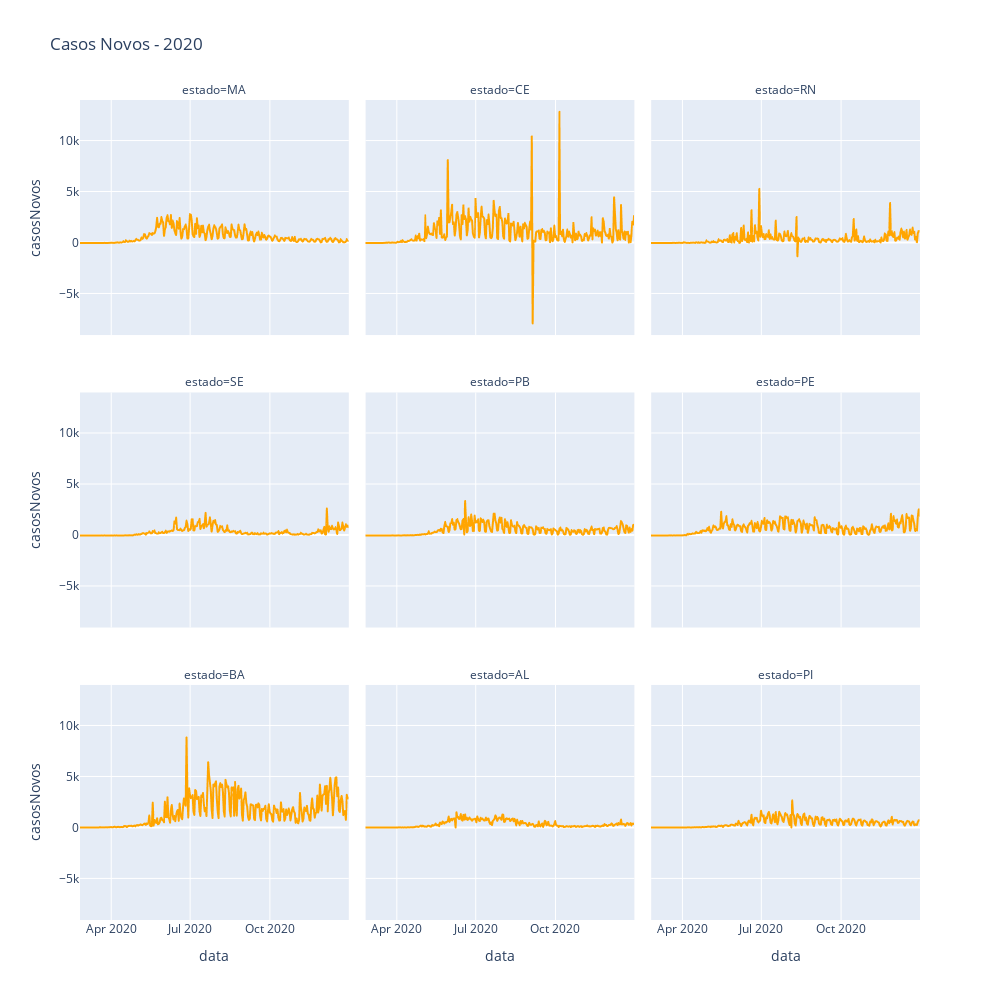

Notebook code for this chart:
### Markdown cell above
### 3.11. Gráfico de casos diários

### Code cell
grafico_casos_diarios = xp.line(
    b2020, x="data", y="casosNovos", facet_col="estado", facet_col_wrap=3,
              width=1000,
              height=1000,
              title="Casos Novos - 2020",
              color_discrete_sequence =['orange']*len(b2020))

grafico_casos_diarios.show()

### Figure 1 — Plotly figure (JSON) as saved in the notebook; plotly's stock layout.template omitted (floating-point values rounded to 4 significant figures; data arrays with more than 128 entries replaced by an {"elided": "..."} marker saying what was removed)
{"data": [{"hovertemplate": "estado=MA<br>data=%{x}<br>casosNovos=%{y}<extra></extra>", "legendgroup": "", "line": {"color": "orange", "dash": "solid"}, "marker": {"symbol": "circle"}, "mode": "lines", "name": "", "showlegend": false, "type": "scattergl", "x": {"elided": "311 str values"}, "xaxis": "x7", "y": {"elided": "311 int values"}, "yaxis": "y7"}, {"hovertemplate": "estado=CE<br>data=%{x}<br>casosNovos=%{y}<extra></extra>", "legendgroup": "", "line": {"color": "orange", "dash": "solid"}, "marker": {"symbol": "circle"}, "mode": "lines", "name": "", "showlegend": false, "type": "scattergl", "x": {"elided": "311 str values"}, "xaxis": "x8", "y": {"elided": "311 int values"}, "yaxis": "y8"}, {"hovertemplate": "estado=RN<br>data=%{x}<br>casosNovos=%{y}<extra></extra>", "legendgroup": "", "line": {"color": "orange", "dash": "solid"}, "marker": {"symbol": "circle"}, "mode": "lines", "name": "", "showlegend": false, "type": "scattergl", "x": {"elided": "311 str values"}, "xaxis": "x9", "y": {"elided": "311 int values"}, "yaxis": "y9"}, {"hovertemplate": "estado=SE<br>data=%{x}<br>casosNovos=%{y}<extra></extra>", "legendgroup": "", "line": {"color": "orange", "dash": "solid"}, "marker": {"symbol": "circle"}, "mode": "lines", "name": "", "showlegend": false, "type": "scattergl", "x": {"elided": "311 str values"}, "xaxis": "x4", "y": {"elided": "311 int values"}, "yaxis": "y4"}, {"hovertemplate": "estado=PB<br>data=%{x}<br>casosNovos=%{y}<extra></extra>", "legendgroup": "", "line": {"color": "orange", "dash": "solid"}, "marker": {"symbol": "circle"}, "mode": "lines", "name": "", "showlegend": false, "type": "scattergl", "x": {"elided": "311 str values"}, "xaxis": "x5", "y": {"elided": "311 int values"}, "yaxis": "y5"}, {"hovertemplate": "estado=PE<br>data=%{x}<br>casosNovos=%{y}<extra></extra>", "legendgroup": "", "line": {"color": "orange", "dash": "solid"}, "marker": {"symbol": "circle"}, "mode": "lines", "name": "", "showlegend": false, "type": "scattergl", "x": {"elided": "311 str values"}, "xaxis": "x6", "y": {"elided": "311 int values"}, "yaxis": "y6"}, {"hovertemplate": "estado=BA<br>data=%{x}<br>casosNovos=%{y}<extra></extra>", "legendgroup": "", "line": {"color": "orange", "dash": "solid"}, "marker": {"symbol": "circle"}, "mode": "lines", "name": "", "showlegend": false, "type": "scattergl", "x": {"elided": "311 str values"}, "xaxis": "x", "y": {"elided": "311 int values"}, "yaxis": "y"}, {"hovertemplate": "estado=AL<br>data=%{x}<br>casosNovos=%{y}<extra></extra>", "legendgroup": "", "line": {"color": "orange", "dash": "solid"}, "marker": {"symbol": "circle"}, "mode": "lines", "name": "", "showlegend": false, "type": "scattergl", "x": {"elided": "311 str values"}, "xaxis": "x2", "y": {"elided": "311 int values"}, "yaxis": "y2"}, {"hovertemplate": "estado=PI<br>data=%{x}<br>casosNovos=%{y}<extra></extra>", "legendgroup": "", "line": {"color": "orange", "dash": "solid"}, "marker": {"symbol": "circle"}, "mode": "lines", "name": "", "showlegend": false, "type": "scattergl", "x": {"elided": "311 str values"}, "xaxis": "x3", "y": {"elided": "311 int values"}, "yaxis": "y3"}], "layout": {"annotations": [{"font": {}, "showarrow": false, "text": "estado=BA", "x": 0.16, "xanchor": "center", "xref": "paper", "y": 0.2867, "yanchor": "bottom", "yref": "paper"}, {"font": {}, "showarrow": false, "text": "estado=AL", "x": 0.5, "xanchor": "center", "xref": "paper", "y": 0.2867, "yanchor": "bottom", "yref": "paper"}, {"font": {}, "showarrow": false, "text": "estado=PI", "x": 0.84, "xanchor": "center", "xref": "paper", "y": 0.2867, "yanchor": "bottom", "yref": "paper"}, {"font": {}, "showarrow": false, "text": "estado=SE", "x": 0.16, "xanchor": "center", "xref": "paper", "y": 0.6433, "yanchor": "bottom", "yref": "paper"}, {"font": {}, "showarrow": false, "text": "estado=PB", "x": 0.5, "xanchor": "center", "xref": "paper", "y": 0.6433, "yanchor": "bottom", "yref": "paper"}, {"font": {}, "showarrow": false, "text": "estado=PE", "x": 0.84, "xanchor": "center", "xref": "paper", "y": 0.6433, "yanchor": "bottom", "yref": "paper"}, {"font": {}, "showarrow": false, "text": "estado=MA", "x": 0.16, "xanchor": "center", "xref": "paper", "y": 1.0, "yanchor": "bottom", "yref": "paper"}, {"font": {}, "showarrow": false, "text": "estado=CE", "x": 0.5, "xanchor": "center", "xref": "paper", "y": 1.0, "yanchor": "bottom", "yref": "paper"}, {"font": {}, "showarrow": false, "text": "estado=RN", "x": 0.84, "xanchor": "center", "xref": "paper", "y": 1.0, "yanchor": "bottom", "yref": "paper"}], "height": 1000, "legend": {"tracegroupgap": 0}, "title": {"text": "Casos Novos - 2020"}, "width": 1000, "xaxis": {"anchor": "y", "domain": [0, 0.32], "title": {"text": "data"}}, "xaxis2": {"anchor": "y2", "domain": [0.34, 0.66], "matches": "x", "title": {"text": "data"}}, "xaxis3": {"anchor": "y3", "domain": [0.68, 1.0], "matches": "x", "title": {"text": "data"}}, "xaxis4": {"anchor": "y4", "domain": [0, 0.32], "matches": "x", "showticklabels": false}, "xaxis5": {"anchor": "y5", "domain": [0.34, 0.66], "matches": "x", "showticklabels": false}, "xaxis6": {"anchor": "y6", "domain": [0.68, 1.0], "matches": "x", "showticklabels": false}, "xaxis7": {"anchor": "y7", "domain": [0, 0.32], "matches": "x", "showticklabels": false}, "xaxis8": {"anchor": "y8", "domain": [0.34, 0.66], "matches": "x", "showticklabels": false}, "xaxis9": {"anchor": "y9", "domain": [0.68, 1.0], "matches": "x", "showticklabels": false}, "yaxis": {"anchor": "x", "domain": [0, 0.2867], "title": {"text": "casosNovos"}}, "yaxis2": {"anchor": "x2", "domain": [0, 0.2867], "matches": "y", "showticklabels": false}, "yaxis3": {"anchor": "x3", "domain": [0, 0.2867], "matches": "y", "showticklabels": false}, "yaxis4": {"anchor": "x4", "domain": [0.3567, 0.6433], "matches": "y", "title": {"text": "casosNovos"}}, "yaxis5": {"anchor": "x5", "domain": [0.3567, 0.6433], "matches": "y", "showticklabels": false}, "yaxis6": {"anchor": "x6", "domain": [0.3567, 0.6433], "matches": "y", "showticklabels": false}, "yaxis7": {"anchor": "x7", "domain": [0.7133, 1.0], "matches": "y", "title": {"text": "casosNovos"}}, "yaxis8": {"anchor": "x8", "domain": [0.7133, 1.0], "matches": "y", "showticklabels": false}, "yaxis9": {"anchor": "x9", "domain": [0.7133, 1.0], "matches": "y", "showticklabels": false}}}
